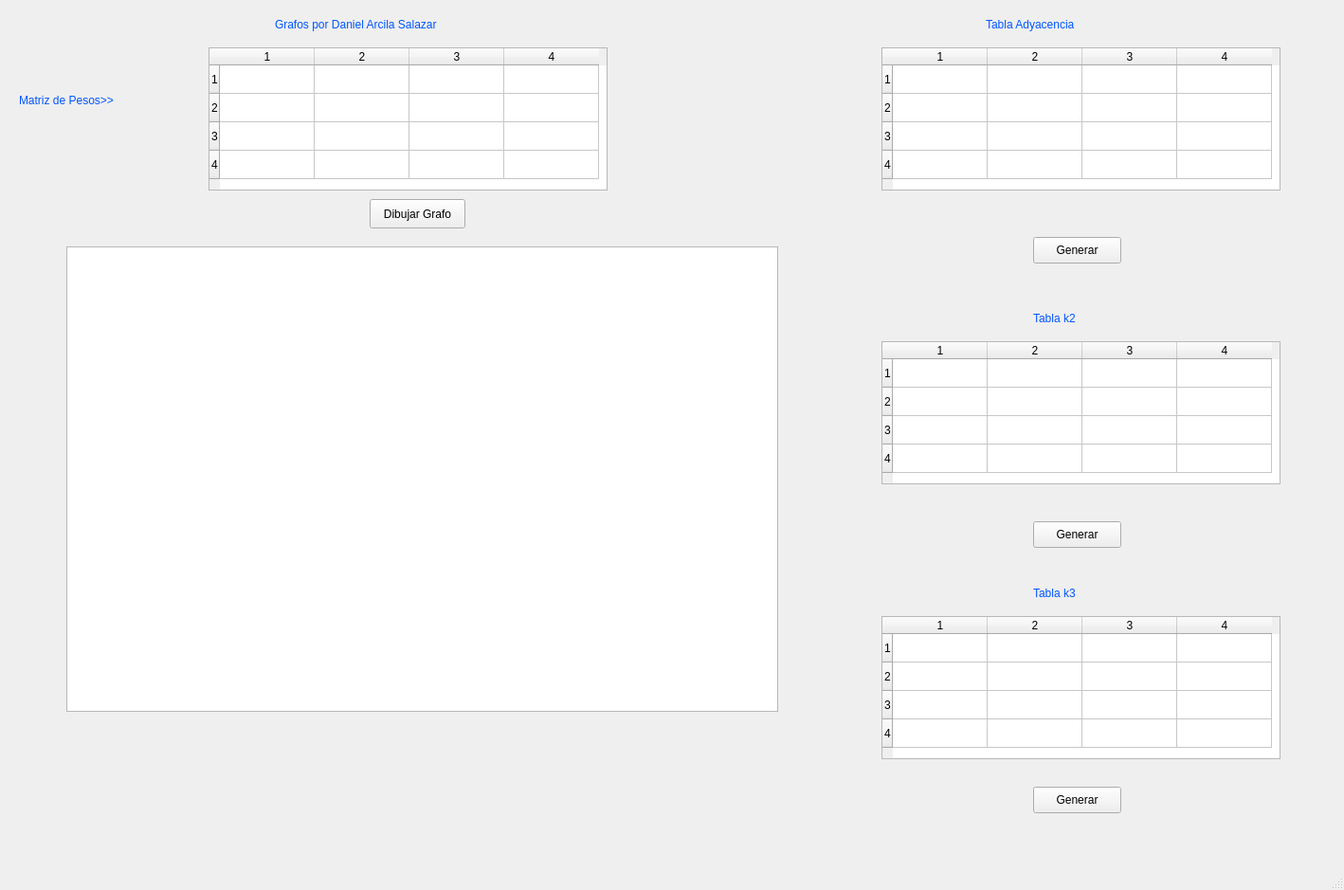
<?xml version="1.0" encoding="UTF-8"?>
<ui version="4.0">
 <class>MainWindow</class>
 <widget class="QMainWindow" name="MainWindow">
  <property name="geometry">
   <rect>
    <x>0</x>
    <y>0</y>
    <width>1418</width>
    <height>939</height>
   </rect>
  </property>
  <property name="windowTitle">
   <string>MainWindow</string>
  </property>
  <widget class="QWidget" name="centralwidget">
   <widget class="QTableWidget" name="tableWidget">
    <property name="geometry">
     <rect>
      <x>220</x>
      <y>50</y>
      <width>421</width>
      <height>151</height>
     </rect>
    </property>
    <property name="toolTip">
     <string>Haga doble clic en el cabaezado de un vértice para generar una matriz de pesos</string>
    </property>
    <property name="rowCount">
     <number>4</number>
    </property>
    <property name="columnCount">
     <number>4</number>
    </property>
    <row/>
    <row/>
    <row/>
    <row/>
    <column/>
    <column/>
    <column/>
    <column/>
   </widget>
   <widget class="QPushButton" name="btnPintarGrafo">
    <property name="geometry">
     <rect>
      <x>390</x>
      <y>210</y>
      <width>101</width>
      <height>31</height>
     </rect>
    </property>
    <property name="text">
     <string>Dibujar Grafo</string>
    </property>
   </widget>
   <widget class="QGraphicsView" name="graphicsView">
    <property name="geometry">
     <rect>
      <x>70</x>
      <y>260</y>
      <width>751</width>
      <height>491</height>
     </rect>
    </property>
   </widget>
   <widget class="QLabel" name="lblTtitulo">
    <property name="geometry">
     <rect>
      <x>290</x>
      <y>10</y>
      <width>301</width>
      <height>31</height>
     </rect>
    </property>
    <property name="styleSheet">
     <string notr="true">font: 75 14pt &quot;MS Shell Dlg 2&quot;;
color:rgb(0, 85, 255);</string>
    </property>
    <property name="text">
     <string>Grafos por Daniel Arcila Salazar</string>
    </property>
   </widget>
   <widget class="QLabel" name="lblTtitulo_3">
    <property name="geometry">
     <rect>
      <x>20</x>
      <y>90</y>
      <width>191</width>
      <height>31</height>
     </rect>
    </property>
    <property name="styleSheet">
     <string notr="true">font: 75 14pt &quot;MS Shell Dlg 2&quot;;
color:rgb(0, 85, 255);</string>
    </property>
    <property name="text">
     <string>Matriz de Pesos&gt;&gt;</string>
    </property>
   </widget>
   <widget class="QLabel" name="lblTtitulo2">
    <property name="geometry">
     <rect>
      <x>80</x>
      <y>270</y>
      <width>181</width>
      <height>71</height>
     </rect>
    </property>
    <property name="styleSheet">
     <string notr="true">font: 75 14pt &quot;MS Shell Dlg 2&quot;;
color:rgb(0, 85, 255);</string>
    </property>
    <property name="text">
     <string/>
    </property>
    <property name="pixmap">
     <pixmap>logo_eafit_blanco.png</pixmap>
    </property>
   </widget>
   <widget class="QLabel" name="lblTtitulo_4">
    <property name="geometry">
     <rect>
      <x>1040</x>
      <y>10</y>
      <width>191</width>
      <height>31</height>
     </rect>
    </property>
    <property name="styleSheet">
     <string notr="true">font: 75 14pt &quot;MS Shell Dlg 2&quot;;
color:rgb(0, 85, 255);</string>
    </property>
    <property name="text">
     <string>Tabla Adyacencia</string>
    </property>
   </widget>
   <widget class="QTableWidget" name="tableWidget_2">
    <property name="geometry">
     <rect>
      <x>930</x>
      <y>50</y>
      <width>421</width>
      <height>151</height>
     </rect>
    </property>
    <property name="toolTip">
     <string>Haga doble clic en el cabaezado de un vértice para generar una matriz de pesos</string>
    </property>
    <property name="rowCount">
     <number>4</number>
    </property>
    <property name="columnCount">
     <number>4</number>
    </property>
    <row/>
    <row/>
    <row/>
    <row/>
    <column/>
    <column/>
    <column/>
    <column/>
   </widget>
   <widget class="QLabel" name="lblTtitulo_5">
    <property name="geometry">
     <rect>
      <x>1090</x>
      <y>320</y>
      <width>191</width>
      <height>31</height>
     </rect>
    </property>
    <property name="styleSheet">
     <string notr="true">font: 75 14pt &quot;MS Shell Dlg 2&quot;;
color:rgb(0, 85, 255);</string>
    </property>
    <property name="text">
     <string>Tabla k2</string>
    </property>
   </widget>
   <widget class="QTableWidget" name="tableWidget_3">
    <property name="geometry">
     <rect>
      <x>930</x>
      <y>360</y>
      <width>421</width>
      <height>151</height>
     </rect>
    </property>
    <property name="toolTip">
     <string>Haga doble clic en el cabaezado de un vértice para generar una matriz de pesos</string>
    </property>
    <property name="rowCount">
     <number>4</number>
    </property>
    <property name="columnCount">
     <number>4</number>
    </property>
    <row/>
    <row/>
    <row/>
    <row/>
    <column/>
    <column/>
    <column/>
    <column/>
   </widget>
   <widget class="QLabel" name="lblTtitulo_6">
    <property name="geometry">
     <rect>
      <x>1090</x>
      <y>610</y>
      <width>191</width>
      <height>31</height>
     </rect>
    </property>
    <property name="styleSheet">
     <string notr="true">font: 75 14pt &quot;MS Shell Dlg 2&quot;;
color:rgb(0, 85, 255);</string>
    </property>
    <property name="text">
     <string>Tabla k3</string>
    </property>
   </widget>
   <widget class="QTableWidget" name="tableWidget_4">
    <property name="geometry">
     <rect>
      <x>930</x>
      <y>650</y>
      <width>421</width>
      <height>151</height>
     </rect>
    </property>
    <property name="toolTip">
     <string>Haga doble clic en el cabaezado de un vértice para generar una matriz de pesos</string>
    </property>
    <property name="rowCount">
     <number>4</number>
    </property>
    <property name="columnCount">
     <number>4</number>
    </property>
    <row/>
    <row/>
    <row/>
    <row/>
    <column/>
    <column/>
    <column/>
    <column/>
   </widget>
   <widget class="QPushButton" name="btnGenerarAdy">
    <property name="geometry">
     <rect>
      <x>1090</x>
      <y>250</y>
      <width>93</width>
      <height>28</height>
     </rect>
    </property>
    <property name="text">
     <string>Generar</string>
    </property>
   </widget>
   <widget class="QPushButton" name="btnGenerark2">
    <property name="geometry">
     <rect>
      <x>1090</x>
      <y>550</y>
      <width>93</width>
      <height>28</height>
     </rect>
    </property>
    <property name="text">
     <string>Generar</string>
    </property>
   </widget>
   <widget class="QPushButton" name="btnGenerark3">
    <property name="geometry">
     <rect>
      <x>1090</x>
      <y>830</y>
      <width>93</width>
      <height>28</height>
     </rect>
    </property>
    <property name="text">
     <string>Generar</string>
    </property>
   </widget>
  </widget>
  <widget class="QMenuBar" name="menubar">
   <property name="geometry">
    <rect>
     <x>0</x>
     <y>0</y>
     <width>1418</width>
     <height>26</height>
    </rect>
   </property>
  </widget>
  <widget class="QStatusBar" name="statusbar"/>
 </widget>
 <resources/>
 <connections/>
</ui>
